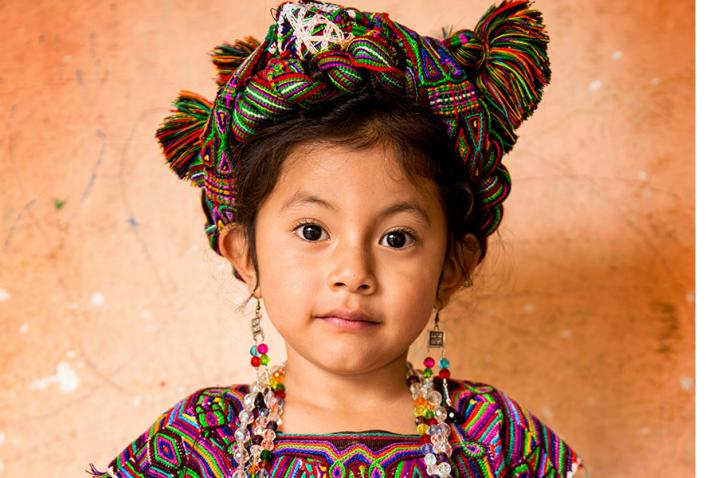
#> input picture ImageProcessingExercises/Basics/medianFilter/human.jpg, 717 x 478 px, found by its file name
$ python main.py
#> lines starting #> are read from the running program, lines starting #| are printed output that depends on the picture
import cv2
import scipy.ndimage

img = cv2.imread("medianFilter\\human.jpg")
#> img is the input picture: shape (478, 717, 3); mean B, G, R 101.4, 136.4, 193.6
grayScale = cv2.cvtColor(img, cv2.COLOR_BGR2GRAY)
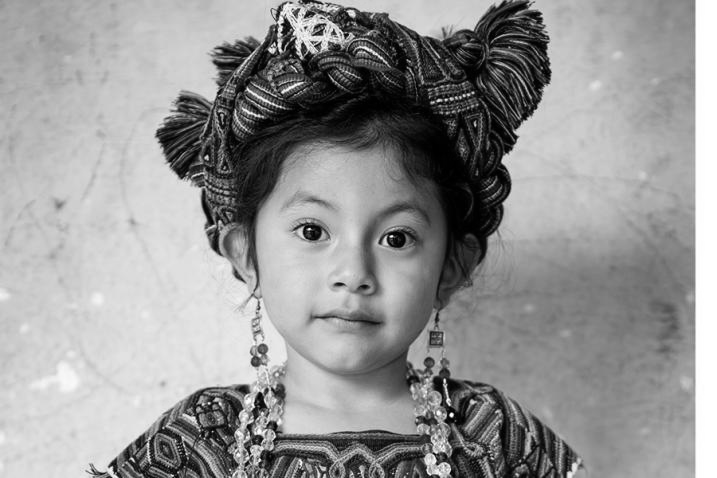
#> grayScale: shape (478, 717); min 0, max 255, mean 149.5

medianFilter = scipy.ndimage.median_filter(grayScale, size=5)
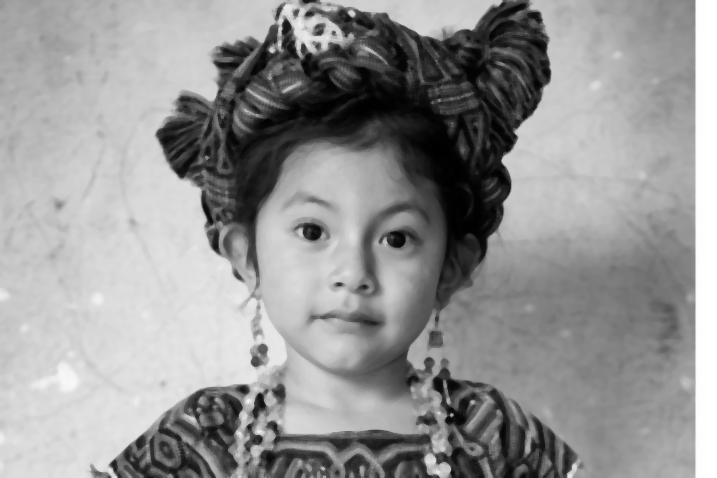
#> medianFilter: shape (478, 717); min 0, max 255, mean 149

cv2.imwrite("medianFilter\\medianHuman.jpg", medianFilter)
